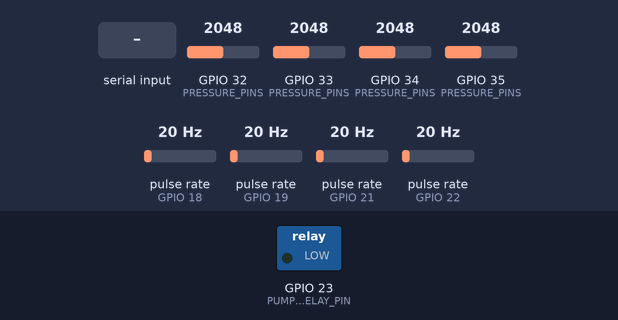
Simulated run of this sketch. Board: ESP32. Parts: switched loads named in the sketch (green lamp = pin HIGH). Wiring (inferred from the names in the program): 4 × pulse sensor: data GPIO 18 / data GPIO 19 / data GPIO 21 / data GPIO 22. The test bench sets the inputs (shaded band); at power-on: GPIO 32 (PRESSURE_PINS) = 2048, GPIO 33 (PRESSURE_PINS) = 2048, GPIO 34 (PRESSURE_PINS) = 2048, GPIO 35 (PRESSURE_PINS) = 2048, pulse rate (sensors on GPIO 18, GPIO 19, GPIO 21, GPIO 22) 20 Hz (analog values on the 0–4095 scale). WiFi joins after 1.5 s; servers stay silent unless stated; uploads are accepted with an empty reply; the local clock reads 2024-03-15 10:24:30 at power-on unless the sketch sets it; what the sketch prints to the serial monitor is not drawn.

Above: at 3.0 s.
3.1 s: "ON\n" received over Serial
At 3.7 s:
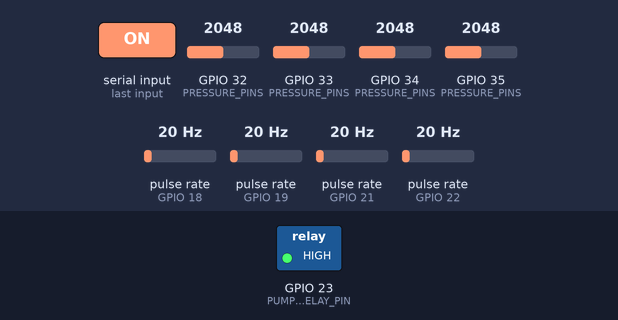
4.6 s: "OFF\n" received over Serial
At 4.9 s:
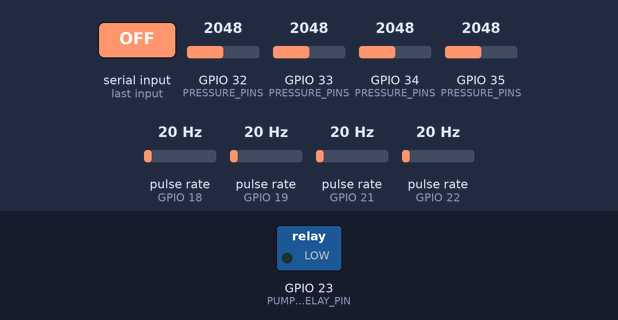
Timing chart, 0 to 7.6 s (numbered marks = the images above; inputs shaded):
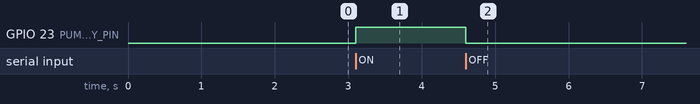

The sketch:

hydronode_esp32.ino
```cpp
/*
 * ============================================================================
 * HydroNode ESP32 Telemetry, Pump Startup & Leak Detection Firmware
 * ============================================================================
 * Combines your physical 4-station rig wiring (from trial.ino) with WiFi,
 * NTP UTC timestamps, 30-second batched HTTPS uploads to your Vercel Next.js
 * dashboard (/api/ingest), pump startup state tracking, and Serial relay control.
 *
 * Hardware Pin Mapping (matching your working trial.ino):
 *   FLOW 1 (S1)     = GPIO 18
 *   FLOW 2 (S2)     = GPIO 19
 *   FLOW 3 (S3)     = GPIO 21
 *   FLOW 4 (S4)     = GPIO 22
 *
 *   PRESSURE 1 (S1) = GPIO 32 (ADC1, direct wiring)
 *   PRESSURE 2 (S2) = GPIO 33 (ADC1, direct wiring)
 *   PRESSURE 3 (S3) = GPIO 34 (ADC1, direct wiring)
 *   PRESSURE 4 (S4) = GPIO 35 (ADC1, direct wiring)
 *
 *   PUMP RELAY      = GPIO 23 (Active HIGH — type ON / OFF in Serial Monitor)
 *
 * Pump Tracking ("off" | "starting" | "running"):
 *   - Enters "starting" for PUMP_STARTUP_MS (6s) either when Serial "ON" is sent
 *     OR automatically when S1 flow rises above PUMP_FLOW_START_LPM (works even
 *     if the pump is powered externally without Serial control).
 *   - Suppresses false leak alerts during "starting" while water primes S1 -> S4.
 *   - Immediately pushes state changes to Vercel so the dashboard shows STARTING.
 * ============================================================================
 */

#include <WiFi.h>
#include <WiFiClientSecure.h>
#include <HTTPClient.h>
#include <time.h>

// ============================================================================
// 1. NETWORK & VERCEL API CONFIGURATION (EDIT THESE!)
// ============================================================================
const char* WIFI_SSID      = "YOUR_WIFI_SSID";
const char* WIFI_PASSWORD  = "YOUR_WIFI_PASSWORD";

// Your deployed Vercel URL + /api/ingest (NO trailing slash)
// Example: "https://hydronode.vercel.app/api/ingest"
// For local testing on LAN: "http://192.168.x.x:3000/api/ingest"
const char* INGEST_URL     = "https://YOUR-APP.vercel.app/api/ingest";

// Must match INGEST_API_KEY in .env.local AND Vercel Environment Variables
const char* INGEST_API_KEY = "hydronode_secure_ingest_key_2026";
const char* DEVICE_ID      = "esp32-hydronode-01";

// ============================================================================
// 2. PIN DEFINITIONS (from your working trial.ino)
// ============================================================================
const uint8_t FLOW_PINS[4]     = { 18, 19, 21, 22 };
const uint8_t PRESSURE_PINS[4] = { 32, 33, 34, 35 };
const char*   STATION_IDS[4]   = { "S1", "S2", "S3", "S4" };
#define PUMP_RELAY_PIN 23

// ============================================================================
// 3. SENSOR CALIBRATION (ADJUST AFTER WATCHING SERIAL MONITOR!)
// ============================================================================
// Flow sensor factor: YF-S201 uses pulses / 7.5 = L/min (1s window).
const float FLOW_PULSE_FACTOR = 7.5f;

// Pressure sensor calibration (direct wiring to ESP32 ADC1 GPIO 32-35, NO voltage divider):
//   - At rest (Pump OFF / 0 bar), sensors currently read ~200-250 raw ADC.
//   - SENSOR_MAX_BAR: Check what is printed on your sensor casing / listing:
//       "0-1.2 MPa" = 12.0 bar  (most common)
//       "0-1.0 MPa" = 10.0 bar
//       "0-0.5 MPa" =  5.0 bar
//   - ADC_AT_MAX_BAR (no resistor divider):
//       If sensor VCC is 3.3V: max output reaches ~3685-4095 at full rated pressure.
//       If sensor VCC is 5.0V (direct, no divider): WARNING — ESP32 GPIO pins are 3.3V max!
//         Pins clip at ~3.3V (4095); low water rig pressure (< 2 bar) stays under 3.3V,
//         but avoid high pressure (> ~8 bar on a 1.2 MPa sensor) without a divider.
const float ADC_AT_ZERO_BAR = 225.0f;
const float ADC_AT_MAX_BAR  = 4095.0f;
const float SENSOR_MAX_BAR  = 12.0f;

// ============================================================================
// 4. PUMP STARTUP, LEAK DETECTION & UPLOAD CADENCE
// ============================================================================
const unsigned long PUMP_STARTUP_MS          = 6000;  // 6s priming/ramp window ("starting")
const unsigned long PUMP_STOP_DEBOUNCE_MS    = 3000;  // 3s near-zero flow before auto "off"
const float         PUMP_FLOW_START_LPM      = 0.40f; // S1 flow threshold for auto-start detection
const float         PUMP_FLOW_STOP_LPM       = 0.20f; // S1 flow threshold for auto-stop detection

const float FLOW_DIFF_THRESHOLD_LPM  = 1.0f;  // Adjacent station flow drop threshold (L/min)
const float PRESS_DROP_THRESHOLD_BAR = 0.20f; // Adjacent station pressure drop threshold (bar)

const unsigned long SAMPLE_INTERVAL_MS   = 1000;  // Read sensors every 1s (pulse counter window)
const unsigned long SNAPSHOT_EVERY_MS    = 5000;  // Store a batch reading every 5s (6 snapshots / 30s)
const unsigned long UPLOAD_INTERVAL_MS   = 30000; // POST batch to Vercel every 30s
const unsigned long ALERT_COOLDOWN_MS    = 10000; // Minimum gap between immediate leak flushes
const int           MAX_BATCH_SNAPSHOTS  = 12;    // Up to 60s of 5s samples buffered in RAM if WiFi blips

// ============================================================================
// STATE & BUFFERS
// ============================================================================
enum PumpStatus { PUMP_OFF = 0, PUMP_STARTING = 1, PUMP_RUNNING = 2 };

const char* pumpStatusStr(PumpStatus st) {
  switch (st) {
    case PUMP_STARTING: return "starting";
    case PUMP_RUNNING:  return "running";
    default:            return "off";
  }
}

portMUX_TYPE mux = portMUX_INITIALIZER_UNLOCKED;
volatile uint32_t pulseCounts[4] = { 0, 0, 0, 0 };

void IRAM_ATTR isrFlow0() { portENTER_CRITICAL_ISR(&mux); pulseCounts[0]++; portEXIT_CRITICAL_ISR(&mux); }
void IRAM_ATTR isrFlow1() { portENTER_CRITICAL_ISR(&mux); pulseCounts[1]++; portEXIT_CRITICAL_ISR(&mux); }
void IRAM_ATTR isrFlow2() { portENTER_CRITICAL_ISR(&mux); pulseCounts[2]++; portEXIT_CRITICAL_ISR(&mux); }
void IRAM_ATTR isrFlow3() { portENTER_CRITICAL_ISR(&mux); pulseCounts[3]++; portEXIT_CRITICAL_ISR(&mux); }

struct Snapshot {
  char timestamp[25]; // "YYYY-MM-DDTHH:MM:SSZ" or "" if NTP not yet synced
  float flow[4];
  float pressure[4];
};

Snapshot batchBuffer[MAX_BATCH_SNAPSHOTS];
int batchCount = 0;

bool pendingAlert = false;
int  alertStationIdx = 1; // 1 = S2, 2 = S3, 3 = S4
float alertFlowDiff = 0.0f;
float alertPressDrop = 0.0f;
char alertTimestamp[25] = "";

bool relayCommandedOn = false;
PumpStatus pumpStatus = PUMP_OFF;
PumpStatus lastSentPumpStatus = PUMP_OFF;
unsigned long pumpStartedAtMs = 0;
unsigned long zeroFlowSinceMs = 0;

unsigned long lastSampleMs = 0;
unsigned long lastSnapshotMs = 0;
unsigned long lastUploadMs = 0;
unsigned long lastAlertFlushMs = 0;
unsigned long lastPumpPushMs = 0;
unsigned long lastWifiAttemptMs = 0;

// ============================================================================
// HELPERS
// ============================================================================
void getIsoTimestamp(char* out, size_t len) {
  time_t now = time(nullptr);
  if (now < 1700000000) {
    // NTP not synced yet — omit timestamp so /api/ingest safely uses server UTC time
    out[0] = '\0';
    return;
  }
  struct tm timeinfo;
  gmtime_r(&now, &timeinfo);
  strftime(out, len, "%Y-%m-%dT%H:%M:%SZ", &timeinfo);
}

int readAvgAdc(uint8_t pin, int samples = 10) {
  long sum = 0;
  for (int i = 0; i < samples; i++) {
    sum += analogRead(pin);
    delayMicroseconds(200);
  }
  return (int)(sum / samples);
}

float adcToBar(int rawAdc) {
  float span = ADC_AT_MAX_BAR - ADC_AT_ZERO_BAR;
  if (span <= 1.0f) return 0.0f;
  float bar = ((float)rawAdc - ADC_AT_ZERO_BAR) / span * SENSOR_MAX_BAR;
  if (bar < 0.0f) bar = 0.0f;
  if (bar > SENSOR_MAX_BAR) bar = SENSOR_MAX_BAR;
  return bar;
}

void pushSnapshot(const float flows[4], const float pressBar[4]) {
  if (batchCount >= MAX_BATCH_SNAPSHOTS) {
    // Drop oldest sample to keep sliding window in RAM if offline
    for (int k = 1; k < MAX_BATCH_SNAPSHOTS; k++) {
      batchBuffer[k - 1] = batchBuffer[k];
    }
    batchCount = MAX_BATCH_SNAPSHOTS - 1;
  }

  getIsoTimestamp(batchBuffer[batchCount].timestamp, sizeof(batchBuffer[batchCount].timestamp));
  for (int i = 0; i < 4; i++) {
    batchBuffer[batchCount].flow[i] = flows[i];
    batchBuffer[batchCount].pressure[i] = pressBar[i];
  }
  batchCount++;
}

void updatePumpState(unsigned long now, float s1Flow) {
  if (relayCommandedOn) {
    zeroFlowSinceMs = 0;
    if (pumpStatus == PUMP_OFF) {
      pumpStatus = PUMP_STARTING;
      pumpStartedAtMs = now;
    } else if (pumpStatus == PUMP_STARTING && (now - pumpStartedAtMs >= PUMP_STARTUP_MS)) {
      pumpStatus = PUMP_RUNNING;
    }
    return;
  }

  // Fallback automatic detection when pump is switched externally (not via GPIO 23 Serial)
  if (s1Flow >= PUMP_FLOW_START_LPM) {
    zeroFlowSinceMs = 0;
    if (pumpStatus == PUMP_OFF) {
      pumpStatus = PUMP_STARTING;
      pumpStartedAtMs = now;
    } else if (pumpStatus == PUMP_STARTING && (now - pumpStartedAtMs >= PUMP_STARTUP_MS)) {
      pumpStatus = PUMP_RUNNING;
    }
  } else if (s1Flow < PUMP_FLOW_STOP_LPM && pumpStatus != PUMP_OFF) {
    if (zeroFlowSinceMs == 0) {
      zeroFlowSinceMs = now;
    } else if (now - zeroFlowSinceMs >= PUMP_STOP_DEBOUNCE_MS) {
      pumpStatus = PUMP_OFF;
      zeroFlowSinceMs = 0;
    }
  }
}

void ensureWifiConnected() {
  if (WiFi.status() == WL_CONNECTED) return;
  unsigned long now = millis();
  if (now - lastWifiAttemptMs < 10000) return;
  lastWifiAttemptMs = now;
  Serial.println("[WiFi] Reconnecting...");
  WiFi.disconnect();
  WiFi.begin(WIFI_SSID, WIFI_PASSWORD);
}

bool postBatchToServer() {
  if (batchCount == 0) return true;
  if (WiFi.status() != WL_CONNECTED) {
    Serial.println("[HTTP] Skipped upload — WiFi offline (keeping buffered samples)");
    return false;
  }

  // Build JSON payload matching src/app/api/ingest/route.ts
  String json;
  json.reserve(batchCount * 360 + 480);

  char sentAt[25];
  getIsoTimestamp(sentAt, sizeof(sentAt));

  json += "{";
  json += "\"deviceId\":\"" + String(DEVICE_ID) + "\",";
  json += "\"pumpStatus\":\"" + String(pumpStatusStr(pumpStatus)) + "\",";
  if (sentAt[0] != '\0') {
    json += "\"sentAt\":\"" + String(sentAt) + "\",";
  }

  // Readings array
  json += "\"readings\":[";
  bool firstReading = true;
  for (int b = 0; b < batchCount; b++) {
    for (int s = 0; s < 4; s++) {
      if (!firstReading) json += ",";
      firstReading = false;

      float f = isnan(batchBuffer[b].flow[s]) ? 0.0f : batchBuffer[b].flow[s];
      float p = isnan(batchBuffer[b].pressure[s]) ? 0.0f : batchBuffer[b].pressure[s];

      json += "{\"stationId\":\"";
      json += STATION_IDS[s];
      json += "\",";
      if (batchBuffer[b].timestamp[0] != '\0') {
        json += "\"t\":\"";
        json += batchBuffer[b].timestamp;
        json += "\",";
      }
      json += "\"flow\":" + String(f, 2) + ",";
      json += "\"pressure\":" + String(p, 2) + ",";
      json += "\"vibration\":0}";
    }
  }
  json += "],";

  // Alerts array (if leak condition detected in this window)
  json += "\"alerts\":[";
  if (pendingAlert) {
    json += "{\"stationId\":\"";
    json += STATION_IDS[alertStationIdx];
    json += "\",";
    if (alertTimestamp[0] != '\0') {
      json += "\"t\":\"";
      json += alertTimestamp;
      json += "\",";
    }
    json += "\"confidence\":0.88,";
    json += "\"features\":{";
    json += "\"pressureDropRate\":" + String(alertPressDrop, 3) + ",";
    json += "\"flowDifference\":" + String(alertFlowDiff, 2) + ",";
    json += "\"vibrationRms\":0}}";
  }
  json += "],";

  // Sampling modes
  json += "\"samplingModes\":{";
  for (int s = 0; s < 4; s++) {
    if (s > 0) json += ",";
    const char* mode = (pendingAlert && s == alertStationIdx) ? "elevated" : "normal";
    json += "\"" + String(STATION_IDS[s]) + "\":\"" + String(mode) + "\"";
  }
  json += "}}";

  HTTPClient http;
  http.setTimeout(10000);

  bool began = false;
  WiFiClientSecure secureClient;
  String urlStr(INGEST_URL);

  if (urlStr.startsWith("https://")) {
    // Vercel rotates TLS leaf certificates automatically; setInsecure() avoids manual cert updates
    secureClient.setInsecure();
    began = http.begin(secureClient, urlStr);
  } else {
    began = http.begin(urlStr);
  }

  if (!began) {
    Serial.println("[HTTP] Failed to initialize HTTPClient");
    return false;
  }

  http.addHeader("Content-Type", "application/json");
  http.addHeader("x-api-key", INGEST_API_KEY);

  int code = http.POST(json);
  String resp = http.getString();
  http.end();

  Serial.printf("[HTTP] POST %d readings (pump=%s) -> status %d | %s\n",
    batchCount * 4, pumpStatusStr(pumpStatus), code, resp.c_str());

  if (code >= 200 && code < 300) {
    batchCount = 0;
    pendingAlert = false;
    lastSentPumpStatus = pumpStatus;
    return true;
  }
  return false;
}

// ============================================================================
// SETUP & LOOP
// ============================================================================
void setup() {
  Serial.begin(115200);
  delay(200);

  for (int i = 0; i < 4; i++) {
    pinMode(FLOW_PINS[i], INPUT_PULLUP);
  }
  pinMode(PUMP_RELAY_PIN, OUTPUT);
  digitalWrite(PUMP_RELAY_PIN, LOW); // Active HIGH relay, starts OFF

  // 12-bit ADC attenuation up to ~3.1V on classic ESP32
  analogReadResolution(12);
  analogSetAttenuation(ADC_11db);

  attachInterrupt(digitalPinToInterrupt(FLOW_PINS[0]), isrFlow0, FALLING);
  attachInterrupt(digitalPinToInterrupt(FLOW_PINS[1]), isrFlow1, FALLING);
  attachInterrupt(digitalPinToInterrupt(FLOW_PINS[2]), isrFlow2, FALLING);
  attachInterrupt(digitalPinToInterrupt(FLOW_PINS[3]), isrFlow3, FALLING);

  Serial.println("\n========================================");
  Serial.println("HydroNode ESP32 Live Telemetry Starting");
  Serial.println("Serial Commands: ON / OFF (Pump Relay)");
  Serial.println("========================================");

  WiFi.mode(WIFI_STA);
  WiFi.begin(WIFI_SSID, WIFI_PASSWORD);
  Serial.print("[WiFi] Connecting");
  unsigned long waitStart = millis();
  while (WiFi.status() != WL_CONNECTED && millis() - waitStart < 15000) {
    delay(400);
    Serial.print(".");
  }

  if (WiFi.status() == WL_CONNECTED) {
    Serial.printf("\n[WiFi] Connected! IP: %s\n", WiFi.localIP().toString().c_str());
    configTime(0, 0, "pool.ntp.org", "time.nist.gov");
    Serial.println("[NTP] Syncing UTC time...");
  } else {
    Serial.println("\n[WiFi] Initial connect timed out — will keep retrying in background");
  }

  unsigned long now = millis();
  lastSampleMs = now;
  lastSnapshotMs = now;
  lastUploadMs = now;
}

void loop() {
  ensureWifiConnected();

  // 1) Manual Pump Control via Serial Monitor (matches trial.ino)
  if (Serial.available()) {
    String cmd = Serial.readStringUntil('\n');
    cmd.trim();
    cmd.toUpperCase();
    if (cmd == "ON") {
      digitalWrite(PUMP_RELAY_PIN, HIGH);
      relayCommandedOn = true;
      if (pumpStatus == PUMP_OFF) {
        pumpStatus = PUMP_STARTING;
        pumpStartedAtMs = millis();
      }
      Serial.println("[PUMP] STARTING (GPIO 23 HIGH — priming pipeline)");
    } else if (cmd == "OFF") {
      digitalWrite(PUMP_RELAY_PIN, LOW);
      relayCommandedOn = false;
      pumpStatus = PUMP_OFF;
      zeroFlowSinceMs = 0;
      Serial.println("[PUMP] OFF (GPIO 23 LOW)");
    }
  }

  unsigned long now = millis();

  // 2) Every 1 second: read pulse counts, smooth pressure ADC & track pump state
  if (now - lastSampleMs >= SAMPLE_INTERVAL_MS) {
    float dtSec = (float)(now - lastSampleMs) / 1000.0f;
    if (dtSec < 0.1f) dtSec = 1.0f;
    lastSampleMs = now;

    uint32_t p[4];
    portENTER_CRITICAL(&mux);
    for (int i = 0; i < 4; i++) {
      p[i] = pulseCounts[i];
      pulseCounts[i] = 0;
    }
    portEXIT_CRITICAL(&mux);

    float flows[4];
    int   rawAdc[4];
    float pressBar[4];

    for (int i = 0; i < 4; i++) {
      float pulsesPerSec = (float)p[i] / dtSec;
      flows[i] = pulsesPerSec / FLOW_PULSE_FACTOR;
      rawAdc[i] = readAvgAdc(PRESSURE_PINS[i], 10);
      pressBar[i] = adcToBar(rawAdc[i]);
    }

    PumpStatus prevStatus = pumpStatus;
    updatePumpState(now, flows[0]);
    bool pumpStateUnsent = (pumpStatus != lastSentPumpStatus);

    // Print clear calibration + pump telemetry to Serial Monitor every second
    Serial.printf("[Pump:%-8s] ", pumpStatusStr(pumpStatus));
    for (int i = 0; i < 4; i++) {
      Serial.printf("%s:%.2fL/m(adc=%d -> %.2fbar)%s",
        STATION_IDS[i], flows[i], rawAdc[i], pressBar[i], i < 3 ? " | " : "\n");
    }

    // Check adjacent pairs for potential leak — suppressed while pump is STARTING/priming
    float maxFlowDiff = 0.0f;
    float maxPressDrop = 0.0f;
    int   worstIdx = 1;
    bool  leakNow = false;

    if (pumpStatus != PUMP_STARTING) {
      for (int i = 0; i < 3; i++) {
        float fd = flows[i] - flows[i + 1];
        float pd = pressBar[i] - pressBar[i + 1];
        if (fd > FLOW_DIFF_THRESHOLD_LPM && pd > PRESS_DROP_THRESHOLD_BAR) {
          leakNow = true;
          if (fd > maxFlowDiff) {
            maxFlowDiff = fd;
            maxPressDrop = pd;
            worstIdx = i + 1; // Downstream bounding station
          }
        }
      }
    }

    // Store snapshot on schedule OR immediately on pump transition / leak
    bool pumpTransitionDue = pumpStateUnsent && (now - lastPumpPushMs >= 1500);
    bool takeSnapshot = (now - lastSnapshotMs >= SNAPSHOT_EVERY_MS) || leakNow || pumpTransitionDue || (pumpStatus != prevStatus);
    if (takeSnapshot) {
      lastSnapshotMs = now;
      pushSnapshot(flows, pressBar);

      if (leakNow) {
        pendingAlert = true;
        alertStationIdx = worstIdx;
        alertFlowDiff = maxFlowDiff;
        alertPressDrop = maxPressDrop;
        getIsoTimestamp(alertTimestamp, sizeof(alertTimestamp));
        Serial.printf("!!! LEAK DETECTED near %s (dQ=%.2f L/m, dP=%.2f bar) !!!\n",
          STATION_IDS[worstIdx], maxFlowDiff, maxPressDrop);
      }
    }

    // Upload on 30s cadence OR flush immediately on pump state change / new leak
    bool periodicDue = (now - lastUploadMs >= UPLOAD_INTERVAL_MS);
    bool urgentLeakDue = leakNow && (now - lastAlertFlushMs >= ALERT_COOLDOWN_MS);

    if (periodicDue || urgentLeakDue || pumpTransitionDue) {
      if (batchCount == 0) {
        pushSnapshot(flows, pressBar);
      }
      if (postBatchToServer()) {
        lastUploadMs = now;
        if (urgentLeakDue) lastAlertFlushMs = now;
        if (pumpTransitionDue) lastPumpPushMs = now;
      } else {
        // Retry in 5s rather than waiting full 30s if HTTP failed temporarily
        lastUploadMs = now - UPLOAD_INTERVAL_MS + 5000;
        if (pumpTransitionDue) lastPumpPushMs = now;
      }
    }
  }
}
```

Measured:
- after the input at 3.1 s, GPIO 23 (PUMP_RELAY_PIN): LOW → HIGH at once
- after the input at 4.6 s, GPIO 23 (PUMP_RELAY_PIN): HIGH → LOW at once
